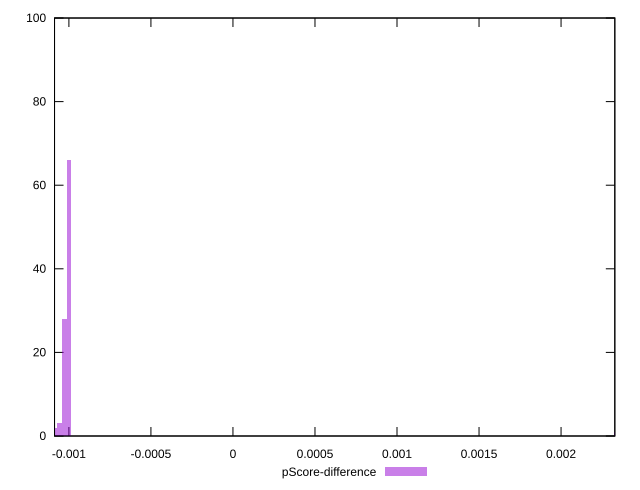

gnuplot code for this plot:
reset

$pScoreDifference <<EOF
0.0023347099724027516 1
-0.0010839724871869918 2
-0.0010283841545107358 28
-0.0010005899881726078 66
-0.0010561783208488638 3
EOF

set key outside below
set boxwidth 0.000027794166338127993
set xrange [-0.0010875817164277546:0.0023277417550942037]
set yrange [0:100]
set trange [0:100]
set style fill transparent solid 0.5 noborder
set terminal svg size 640, 490 enhanced background rgb 'white'
set output "report_00016_2021-02-10T13-31-48.338Z/speed-index/samples/pages+cached+noadtech+nomedia+nocss/pScore-difference/histogram.svg"

plot $pScoreDifference title "pScore-difference" with boxes

reset
